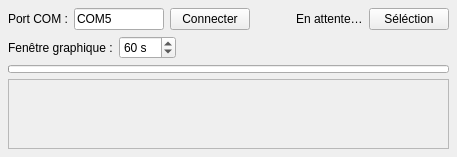
      <widget class="QWidget" name="tabBronkhorst">
       <attribute name="title">
        <string>💨  Bronkhorst</string>
       </attribute>
       <layout class="QVBoxLayout" name="layoutBronkhorst">
        <property name="spacing">
         <number>6</number>
        </property>
        <property name="leftMargin">
         <number>8</number>
        </property>
        <property name="topMargin">
         <number>8</number>
        </property>
        <property name="rightMargin">
         <number>8</number>
        </property>
        <property name="bottomMargin">
         <number>8</number>
        </property>
        <item>
         <layout class="QHBoxLayout" name="bronkTopRow">
          <item>
           <widget class="QLabel" name="lblPortBronk">
            <property name="text">
             <string>Port COM :</string>
            </property>
           </widget>
          </item>
          <item>
           <widget class="QLineEdit" name="input_port">
            <property name="maximumSize">
             <size>
              <width>90</width>
              <height>16777215</height>
             </size>
            </property>
            <property name="text">
             <string>COM5</string>
            </property>
           </widget>
          </item>
          <item>
           <widget class="QPushButton" name="btn_scan">
            <property name="text">
             <string>Connecter</string>
            </property>
           </widget>
          </item>
          <item>
           <spacer name="spacerBronkTop">
            <property name="orientation">
             <enum>Qt::Orientation::Horizontal</enum>
            </property>
            <property name="sizeHint" stdset="0">
             <size>
              <width>40</width>
              <height>20</height>
             </size>
            </property>
           </spacer>
          </item>
          <item>
           <widget class="QLabel" name="lbl_status">
            <property name="text">
             <string>En attente…</string>
            </property>
           </widget>
          </item>
          <item>
           <widget class="QPushButton" name="btn_selection">
            <property name="text">
             <string>Séléction</string>
            </property>
           </widget>
          </item>
         </layout>
        </item>
        <item>
         <layout class="QHBoxLayout" name="bronkOptsRow">
          <item>
           <widget class="QLabel" name="lblWindowBronkLabel">
            <property name="text">
             <string>Fenêtre graphique :</string>
            </property>
           </widget>
          </item>
          <item>
           <widget class="QSpinBox" name="spin_window">
            <property name="maximumSize">
             <size>
              <width>80</width>
              <height>16777215</height>
             </size>
            </property>
            <property name="suffix">
             <string> s</string>
            </property>
            <property name="minimum">
             <number>10</number>
            </property>
            <property name="maximum">
             <number>600</number>
            </property>
            <property name="value">
             <number>60</number>
            </property>
           </widget>
          </item>
          <item>
           <spacer name="spacerBronkOpts">
            <property name="orientation">
             <enum>Qt::Orientation::Horizontal</enum>
            </property>
            <property name="sizeHint" stdset="0">
             <size>
              <width>40</width>
              <height>20</height>
             </size>
            </property>
           </spacer>
          </item>
         </layout>
        </item>
        <item>
         <widget class="QProgressBar" name="progress_bar">
          <property name="maximumSize">
           <size>
            <width>16777215</width>
            <height>8</height>
           </size>
          </property>
          <property name="value">
           <number>0</number>
          </property>
          <property name="textVisible">
           <bool>false</bool>
          </property>
         </widget>
        </item>
        <item>
         <widget class="QScrollArea" name="scrollBronk">
          <property name="widgetResizable">
           <bool>true</bool>
          </property>
          <widget class="QWidget" name="scrollBronkContents">
           <property name="geometry">
            <rect>
             <x>0</x>
             <y>0</y>
             <width>1104</width>
             <height>547</height>
            </rect>
           </property>
           <layout class="QVBoxLayout" name="tiles_layout"/>
          </widget>
         </widget>
        </item>
       </layout>
      </widget>
